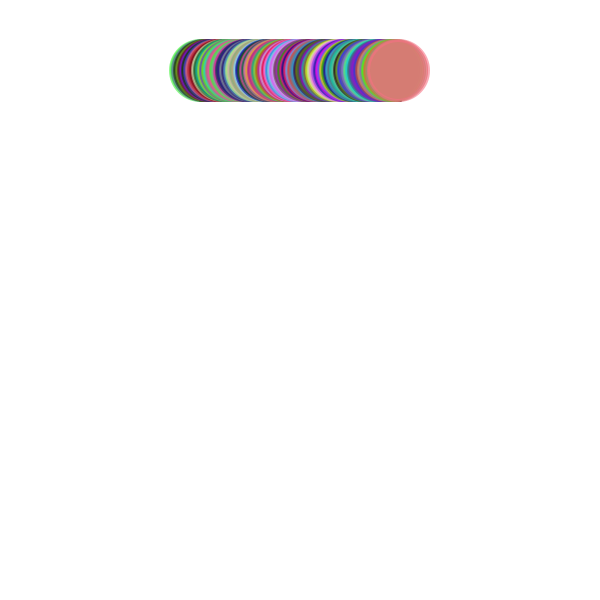
Frame 1 (no input)
Frame 60 (the mouse pressed at the canvas centre just before this capture): identical to frame 1, image omitted
Frame 120 (the mouse held since frame 60 and released just before this capture): identical to frame 1, image omitted

The Processing sketch that drew this single still picture (run headless with seeded random() and noise(); from frame 60 on, the mouse is pressed at the canvas centre):

// Processing sketch: processing_174121
// ── processing_174121.pde

float GRAVITY;
float[] XSPEED;
float[] xCenter, yCenter, radius, xVel, yVel, xAccel, yAccel;
color[] ballCol;
float lineStart, lineEnd, lineHeight;
int ballNum = 100;
boolean isOn;
void setup(){
  //size(displayWidth, displayHeight);
  size(600, 600);
  background(255);
  lineHeight = 100;
  isOn = false;
  radius = new float[ballNum];
  xCenter = new float[ballNum];
  yCenter = new float[ballNum];
  xVel = new float[ballNum];
  yVel = new float[ballNum];
  xAccel = new float[ballNum];
  yAccel = new float[ballNum];
  ballCol= new color[ballNum];
  XSPEED = new float[ballNum];
   
  lineStart = width/2 -100 ;
  lineEnd = width/2 + 100;
  
  for(int i = 0; i < ballNum; i++){
  radius[i] = 30;
    xCenter[i] = lineStart + (lineEnd - lineStart)/ballNum * i;
    yCenter[i] = lineHeight - radius[i]; 
    xVel[i] = 0;
    XSPEED[i] = random(-10, 10);
    yVel[i] = 0;
    xAccel[i] = 0;
    ballCol[i] = color(int(random(0, 255)), int(random(0, 255)), int(random(0, 255)), 150);
  }
  //lineEnd = 2 * radius[0];

  
  GRAVITY = .05;
  
}

void draw(){
  //println(XSPEED);
  //println(xVel);
  background(255);
  fill(0);
  strokeWeight(3);
  stroke(0);
  line(lineStart, lineHeight, lineEnd, lineHeight);
  for(int i = 0; i < ballNum; i++){
      ballUpdate(i);
      ballDisplay(i);
  }

  //stroke(255, 0 , 0);
  //line(xCenter, yCenter);
}

void mouseReleased(){
  for(int i = 0; i < ballNum; i++){
    xVel[i] = XSPEED[i];
    yAccel[i] = GRAVITY;
  }
  isOn = true;
}

void ballUpdate(int i){
  yAccel[i] = (xCenter[i] > lineEnd && isOn || ( xCenter[i] < lineStart))? GRAVITY : 0;
  xVel[i] += xAccel[i];
  yVel[i] += yAccel[i];
  
  xCenter[i] += xVel[i];
  xCenter[i] = mod(xCenter[i], width);
  yCenter[i] += yVel[i];
}

void ballDisplay(int i){
  fill(ballCol[i]);
  stroke(ballCol[i]);
  ellipse(xCenter[i], yCenter[i], 2 * radius[i], 2 * radius[i]);
 // line(xCenter[i], yCenter[i], xCenter[i] + xVel[i], yCenter[i] + yVel[i]);
}

float mod(float a, float b){
  return a >= 0 ? a % b : a % b + b;
}

void keyPressed(){
  setup();
}
